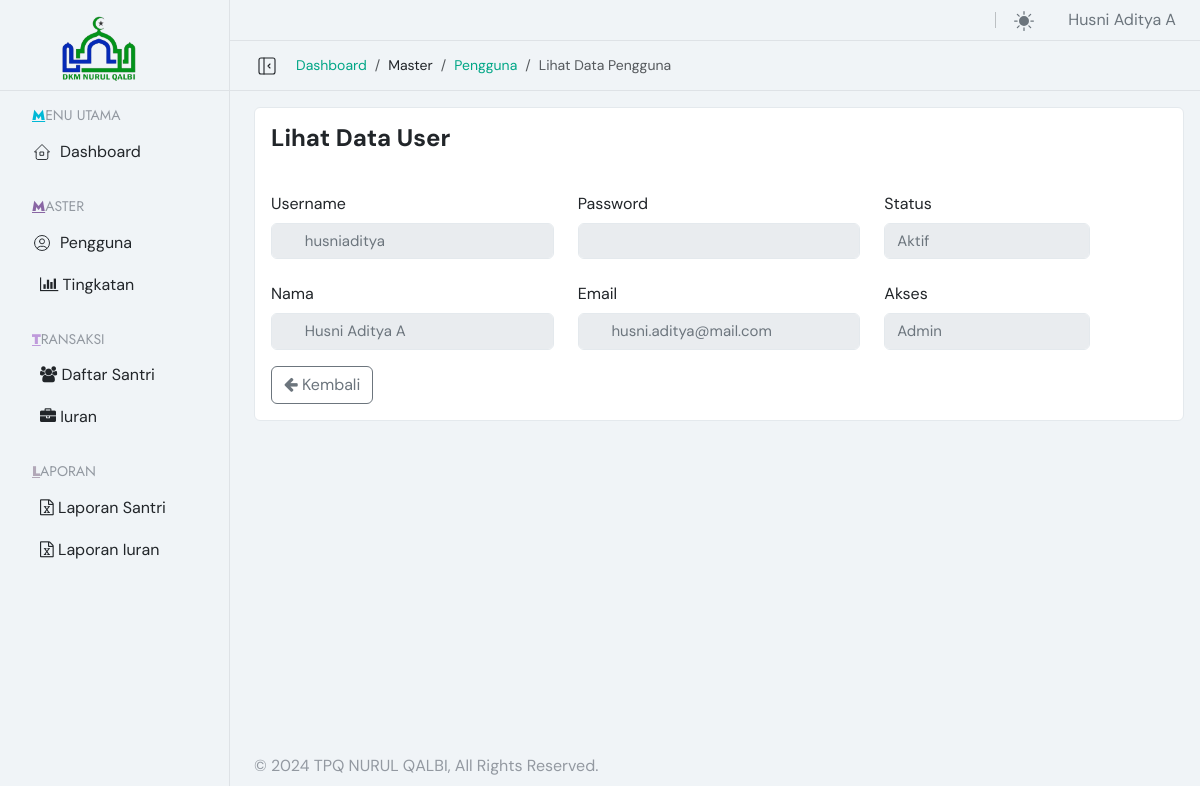
The page /pengguna_view.php?method=view&id=USR-202411-001 (signed in) on the database its author committed.
### tables this page shows
CREATE TABLE IF NOT EXISTS `m_user` (
  `ID_USER` varchar(50) NOT NULL,
  `USERNAME` varchar(50) DEFAULT NULL,
  `USER_PASSWORD` varchar(200) DEFAULT NULL,
  `NAMA` varchar(50) DEFAULT NULL,
  `EMAIL` text DEFAULT NULL,
  `AKSES` varchar(50) DEFAULT NULL,
  `STATUS` varchar(50) DEFAULT '1',
  `INPUT_OLEH` varchar(50) DEFAULT NULL,
  `INPUT_TANGGAL` datetime DEFAULT NULL,
  PRIMARY KEY (`ID_USER`),
  UNIQUE KEY `USERNAME` (`USERNAME`),
  KEY `EMAIL` (`EMAIL`(768))
);

### connection/conn.php (called while the page is built, shortened)
<?php
$host = "localhost";
$database = "tpq";
$username = "andre";
$password = "andre2024";
try {
    $db1 = new PDO("mysql:host=$host;dbname=$database", $username, $password);
    $db1->setAttribute(PDO::ATTR_ERRMODE, PDO::ERRMODE_EXCEPTION);
    function GetQuery2($query, $params = [])
    {
        global $db1;
        $result = $db1->prepare($query);
        $result->execute($params);
        return $result;
    }
} catch (PDOException $e) {
    die("Database connection failed: " . $e->getMessage());
}
?>

### backend/master/user/t_user.php (called while the page is built, shortened)
<?php
if (isset($_GET['method'])) {
    if (($_GET['method'] == "view" || $_GET['method'] == "edit") && isset($_GET['id'])) {
        $ID_USER = $_GET['id'];
        $query = "SELECT *,CASE WHEN STATUS = 1 THEN 'Aktif' ELSE 'Tidak Aktif' END STATUS_DETAIL FROM m_user WHERE ID_USER = :ID_USER";
        $params = array(':ID_USER' => $ID_USER);
        $getUser = GetQuery2($query, $params);
        $rowUser = $getUser->fetchAll(PDO::FETCH_ASSOC);
        foreach ($rowUser as $row) {
            extract($row);
        }
    }
}
?>

### content/master/user/c_user_view.php (the view)
<div class="card mb-4">
    <div class="card-header py-3 bg-transparent border-bottom-0">
        <h4 class="card-title mb-0"><strong>Lihat Data User</strong></h4>
    </div>
    <div class="card-body card-main-two">
        <form role="form" action="" method="post">
            <div class="row">
                <div class="mb-3 col-md-4 col-12">
                    <label class="col-form-label">Username</label>
                    <fieldset class="form-icon-group left-icon position-relative">
                        <input type="text" name="USERNAME" class="form-control" value="<?= $USERNAME; ?>" readonly>
                    </fieldset>
                </div>
                <div class="mb-3 col-md-4 col-12">
                    <label class="col-form-label">Password</label>
                    <fieldset class="form-icon-group left-icon position-relative">
                        <input type="password" name="PASSWORD" class="form-control" value="" readonly>
                    </fieldset>
                </div>
                <div class="mb-3 col-md-3 col-12">
                    <label class="col-form-label">Status</label>
                    <input type="text" name="STATUS" class="form-control" value="<?= $STATUS_DETAIL; ?>" readonly>
                </div>
            </div>
            <div class="row">
                <div class="mb-3 col-md-4 col-12">
                    <label class="col-form-label">Nama</label>
                    <fieldset class="form-icon-group left-icon position-relative">
                        <input type="text" name="NAMA" class="form-control" value="<?= $NAMA; ?>" readonly>
                    </fieldset>
                </div>
                <div class="mb-3 col-md-4 col-12">
                    <label class="col-form-label">Email</label>
                    <fieldset class="form-icon-group left-icon position-relative">
                        <input type="email" name="EMAIL" class="form-control" value="<?= $EMAIL; ?>" readonly>
                    </fieldset>
                </div>
                <div class="mb-3 col-md-3 col-12">
                    <label class="col-form-label">Akses</label>
                    <input type="text" name="AKSES" class="form-control" value="<?= $AKSES; ?>" readonly>
                </div>
            </div>
            <div class="row">
                <div class="col-12">
                    <a href="pengguna.php" class="btn btn-outline-secondary" role="button"><i class="fa fa-arrow-left"></i> Kembali</a>
                </div>
            </div>
        </form>
    </div>
</div>

### assets/css/tablestyle.css (style rules this page uses)
input[readonly] { background-color: #e9ecef; color: #6c757d; }

### rows shown on the page
m_user: USERNAME "husniaditya", NAMA "Husni Aditya A", EMAIL "husni.aditya@mail.com", AKSES "Admin"

### other values the page prints
$_SESSION["LOGINNAMA"] "Husni Aditya A"
